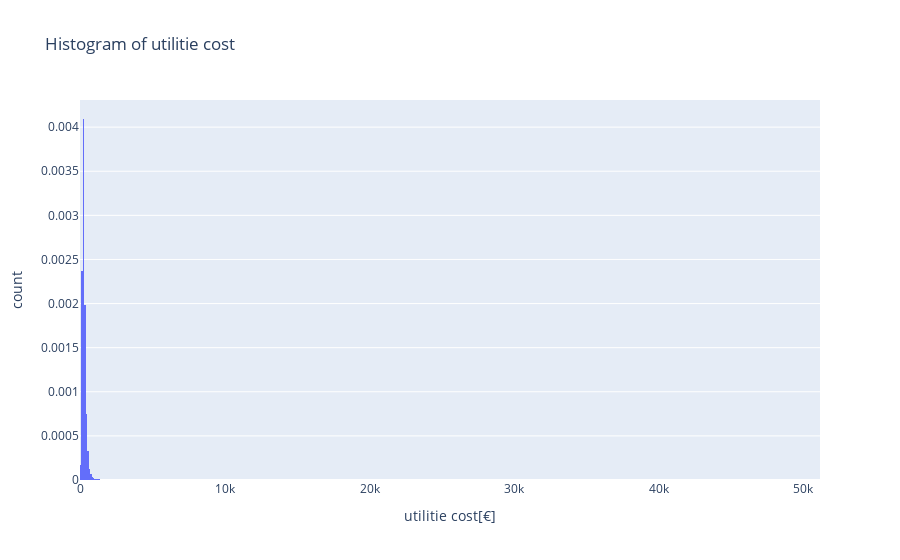

Write notebook code for a chart like this one.
### Markdown cell above
As expected, baserent and total rent have similar distributions. For forcasting and prediction algorthims, only one of them should be used.

### Code cell
# distribution of utilitie cost

fig = px.histogram(df, x="utilitiesPrice",
                   nbins = 800,
                   title='Histogram of utilitie cost',
                   labels={'utilitiesPrice':'utilitie cost[€]'},
                  histnorm='probability density',
                  )
fig.show()

### Figure 1 — Plotly figure (JSON) as saved in the notebook; plotly's stock layout.template omitted (floating-point values rounded to 4 significant figures; data arrays with more than 128 entries replaced by an {"elided": "..."} marker saying what was removed)
{"data": [{"alignmentgroup": "True", "bingroup": "x", "histnorm": "probability density", "hovertemplate": "utilitie cost[€]=%{x}<br>count=%{y}<extra></extra>", "legendgroup": "", "marker": {"color": "#636efa"}, "name": "", "nbinsx": 800, "offsetgroup": "", "orientation": "v", "showlegend": false, "type": "histogram", "x": {"elided": "10652 float values"}, "xaxis": "x", "yaxis": "y"}], "layout": {"barmode": "relative", "legend": {"tracegroupgap": 0}, "title": {"text": "Histogram of utilitie cost"}, "xaxis": {"anchor": "y", "domain": [0, 1], "title": {"text": "utilitie cost[€]"}}, "yaxis": {"anchor": "x", "domain": [0, 1], "title": {"text": "count"}}}}
